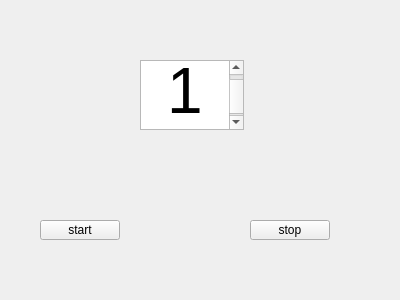
<?xml version="1.0" encoding="UTF-8"?>
<ui version="4.0">
 <class>Widget</class>
 <widget class="QWidget" name="Widget">
  <property name="geometry">
   <rect>
    <x>0</x>
    <y>0</y>
    <width>400</width>
    <height>300</height>
   </rect>
  </property>
  <property name="windowTitle">
   <string>Widget</string>
  </property>
  <widget class="QTextEdit" name="text">
   <property name="geometry">
    <rect>
     <x>140</x>
     <y>60</y>
     <width>104</width>
     <height>70</height>
    </rect>
   </property>
   <property name="html">
    <string>&lt;!DOCTYPE HTML PUBLIC &quot;-//W3C//DTD HTML 4.0//EN&quot; &quot;http://www.w3.org/TR/REC-html40/strict.dtd&quot;&gt;
&lt;html&gt;&lt;head&gt;&lt;meta name=&quot;qrichtext&quot; content=&quot;1&quot; /&gt;&lt;style type=&quot;text/css&quot;&gt;
p, li { white-space: pre-wrap; }
&lt;/style&gt;&lt;/head&gt;&lt;body style=&quot; font-family:'SimSun'; font-size:9pt; font-weight:400; font-style:normal;&quot;&gt;
&lt;p align=&quot;center&quot; style=&quot; margin-top:0px; margin-bottom:0px; margin-left:0px; margin-right:0px; -qt-block-indent:0; text-indent:0px;&quot;&gt;&lt;span style=&quot; font-size:48pt;&quot;&gt;1&lt;/span&gt;&lt;/p&gt;&lt;/body&gt;&lt;/html&gt;</string>
   </property>
  </widget>
  <widget class="QPushButton" name="startBtn">
   <property name="geometry">
    <rect>
     <x>40</x>
     <y>220</y>
     <width>80</width>
     <height>20</height>
    </rect>
   </property>
   <property name="text">
    <string>start</string>
   </property>
  </widget>
  <widget class="QPushButton" name="stopBtn">
   <property name="geometry">
    <rect>
     <x>250</x>
     <y>220</y>
     <width>80</width>
     <height>20</height>
    </rect>
   </property>
   <property name="text">
    <string>stop</string>
   </property>
  </widget>
 </widget>
 <layoutdefault spacing="6" margin="11"/>
 <resources/>
 <connections/>
</ui>
